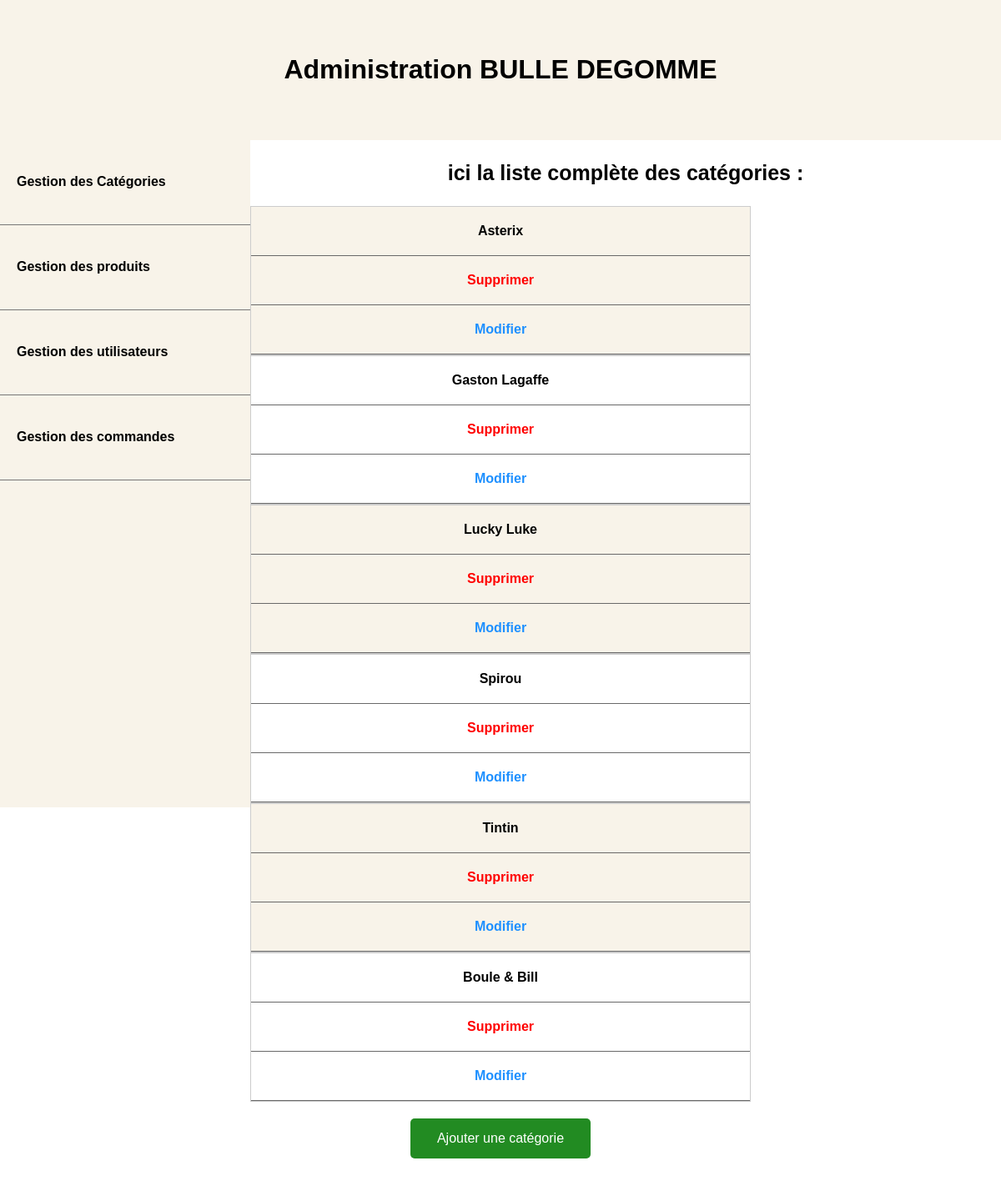
Screenshot of /admin/index.php?controller=categories&action=list with the database file from the repository.
### tables this page shows
CREATE TABLE IF NOT EXISTS `categories` (
  `id` int(11) NOT NULL AUTO_INCREMENT,
  `name` varchar(255) NOT NULL,
  `description` text NOT NULL,
  PRIMARY KEY (`id`)
);

### admin/models/Category.php (called while the page is built, shortened)
<?php
function getAllCategories()
{
    $db = dbConnect();
    $query = $db->query('SELECT * FROM categories');
    $categories =  $query->fetchAll();
    return $categories;
}

### admin/views/categoryList.php (the view, shortened to what this page needs)
<?php require ('partials/header.php'); ?>
<?php require 'partials/head_assets.php'; ?>
<?php require ('partials/menu.php'); ?>
<div class="content">
    <div>
        <h3>ici la liste complète des catégories : </h3>
    </div>
    <div>
        <table>
            <?php foreach($categories as $category): ?>
                <tr>
                    <th><?=  htmlspecialchars($category['name']) ?> </th>
                    <th><a class="suppr" href="index.php?controller=categories&action=delete&id=<?= $category['id'] ?>"> Supprimer</a></th>
                    <th><a class="modif" href="index.php?controller=categories&action=edit&id=<?= $category['id'] ?>"> Modifier</a></th>
                </tr>
            <?php endforeach; ?>
        </table>
        <button><a href="index.php?controller=categories&action=new"> Ajouter une catégorie</a></button><br><br>
    </div>
</div>

### admin/style.css (style rules this page uses)
.suppr { color: red; }
.modif { color: dodgerblue; }
h3 { color: black; text-align: center; font-size: 25px; font-weight: bold; }
a { text-decoration:none; color: darkslateblue; }
table { border-collapse: collapse; width: 50%; margin: auto; }
tr:nth-of-type(odd) { background: #F8F3E9; }
th { color: black; font-weight: bold; }
td, th { padding: 20px 20px 20px 20px; border-bottom: 1px solid dimgrey; text-align: center; }
@media only screen and (max-width: 760px),
(min-device-width: 768px) and (max-device-width: 1024px) { table, thead, tbody, th, td, tr { display: block; } }
@media only screen and (max-width: 760px),
(min-device-width: 768px) and (max-device-width: 1024px) { tr { border: 1px solid #ccc; } }
button { padding: 15px 32px; text-align: center; text-decoration: none; display: flex; font-size: 16px; background-color: forestgreen; border-radius: 5px; border: none; margin: auto; margin-top: 20px; }
button a { color: white; }
.content { text-align: center; }

### rows the page displays
categories: name "Asterix"
categories: name "Gaston Lagaffe"
categories: name "Lucky Luke"
categories: name "Spirou"
categories: name "Tintin"
categories: name "Boule & Bill"
